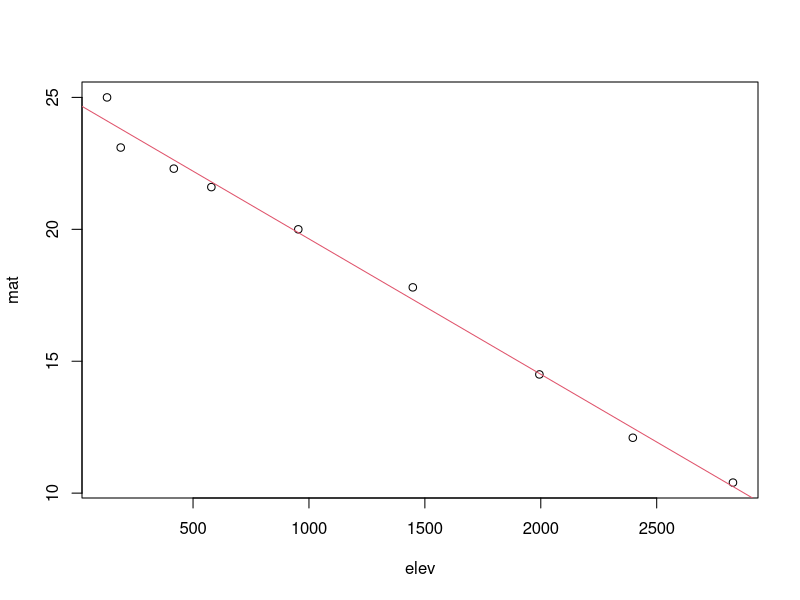

This chart was generated by the following R code:
### Estimation of mean annual temperature for each site (elevation) based on 
# data reported by Clark et al. (2015)

## original data
elev = c(129,188,417,579,954,1448,1994,2397,2829) # elevation in meters
mat = c(25,23.1,22.3,21.6,20,17.8,14.5,12.1,10.4) # mean temperature in °C

mod = lm(mat~elev) # linear model
mod

plot(mat~elev)
abline(mod,col=2)


## sites sampled in our study
obs = c(30,500,800,2000,2500) # sampled elevations
est = mod$coef[1]+mod$coef[2]*obs # estimated MAT
round(est,1)
diff(range(est)) # MAT span across the transect
